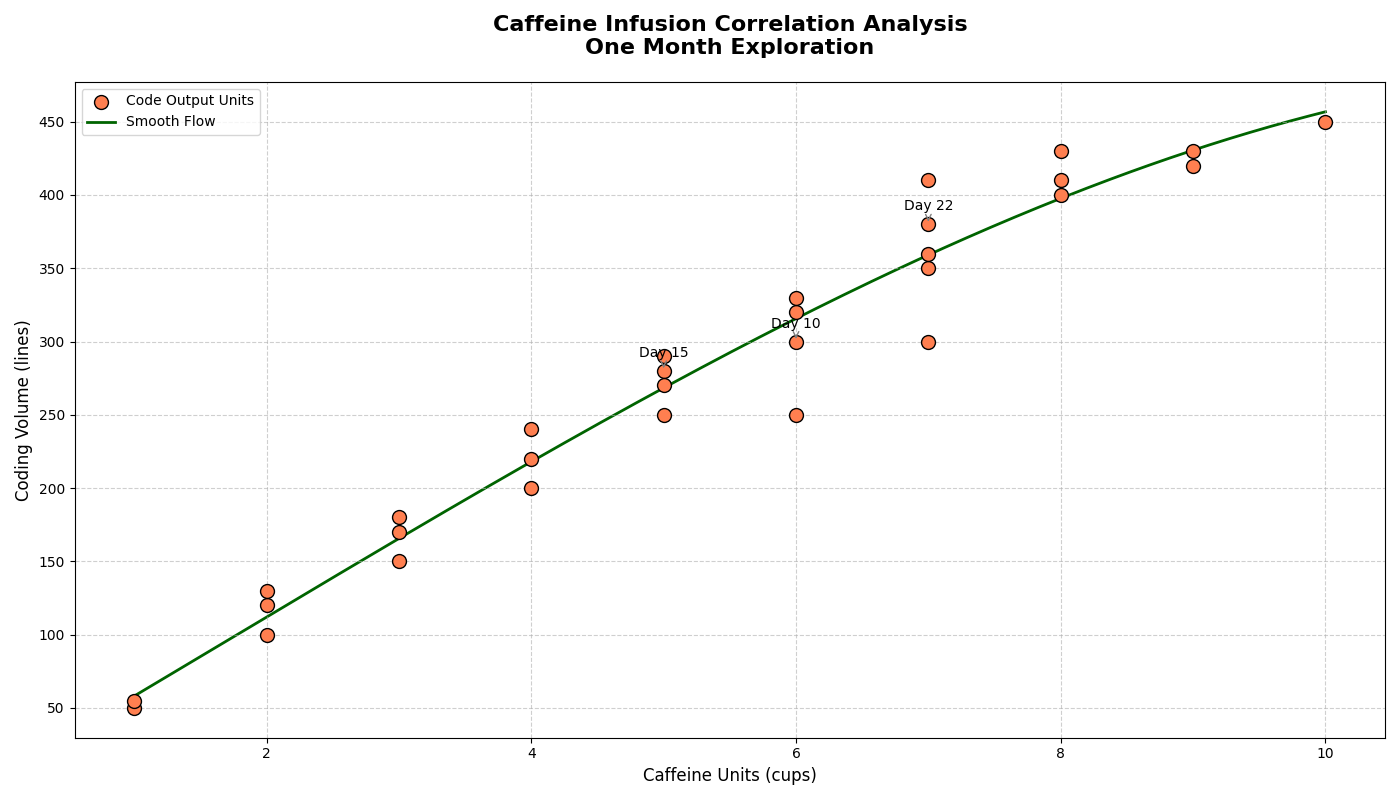

This chart was generated by the following Python code:
import matplotlib.pyplot as plt
import numpy as np

# Showing random adjustments to text elements like titles, axis, and labels

days = np.arange(1, 31)
coffee_consumption = np.array([1, 2, 1, 3, 2, 3, 4, 2, 5, 6, 5, 4, 3, 6,
                               5, 5, 4, 7, 6, 7, 8, 7, 9, 8, 10, 9, 7, 8, 7, 6])
lines_of_code = np.array([50, 100, 55, 150, 120, 180, 200, 130, 250, 300, 290, 220, 170, 320,
                          280, 270, 240, 350, 330, 360, 400, 380, 430, 410, 450, 420, 410, 430, 300, 250])

fig, ax1 = plt.subplots(figsize=(14, 8))

scatter = ax1.scatter(coffee_consumption, lines_of_code, color='coral', edgecolors='black', s=100, label='Code Output Units', zorder=2)

z = np.polyfit(coffee_consumption, lines_of_code, 3)
p = np.poly1d(z)
trendline_x = np.linspace(coffee_consumption.min(), coffee_consumption.max(), 300)
trendline_y = p(trendline_x)
trend = ax1.plot(trendline_x, trendline_y, color='darkgreen', linestyle='-', linewidth=2, label='Smooth Flow', zorder=1)

plt.title("Caffeine Infusion Correlation Analysis\nOne Month Exploration", fontsize=16, fontweight='bold', pad=20)
ax1.set_xlabel("Caffeine Units (cups)", fontsize=12)
ax1.set_ylabel("Coding Volume (lines)", fontsize=12)

highlight_days = [10, 15, 22]
for day in highlight_days:
    ax1.annotate(f'Day {day}', 
                (coffee_consumption[day-1], lines_of_code[day-1]), 
                textcoords="offset points", 
                xytext=(0,10), 
                ha='center', 
                fontsize=10, 
                arrowprops=dict(arrowstyle='->', color='gray'))

ax1.grid(visible=True, linestyle='--', alpha=0.6)
scatter_legend = ax1.legend(loc='upper left', fontsize=10)

plt.tight_layout()

plt.show()
